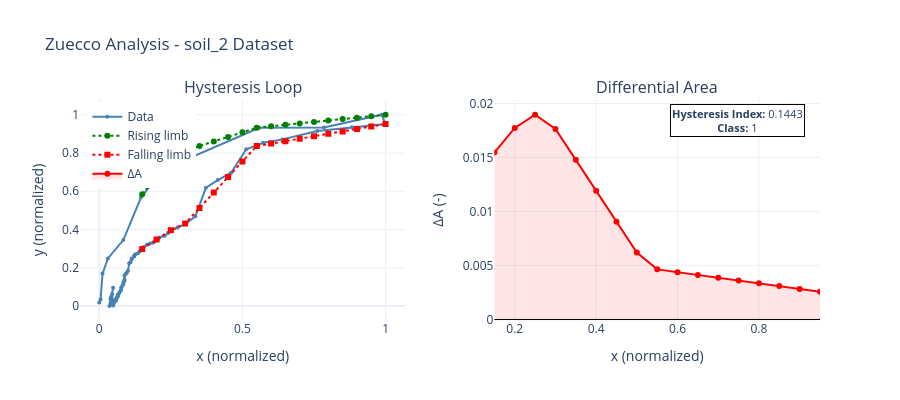

Notebook source saved alongside this figure:
### Markdown cell above
### 3.2 Zuecco Visualization

### Code cell
fig_zuecco = zuecco_plot(zuecco_df, zuecco_metrics_df)
fig_zuecco.update_layout(title="Zuecco Analysis - soil_2 Dataset")
fig_zuecco.show()

### Figure 1 — Plotly figure (JSON) as saved in the notebook; plotly's stock layout.template omitted (floating-point values rounded to 4 significant figures)
{"data": [{"line": {"color": "steelblue"}, "marker": {"color": "steelblue", "size": 4}, "mode": "lines+markers", "name": "Data", "type": "scatter", "x": [0, 0.004406, 0.01145, 0.02997, 0.08403, 0.1458, 0.2223, 0.5589, 0.7849, 0.9865, 1, 0.8824, 0.7615, 0.64, 0.573, 0.5133, 0.4606, 0.414, 0.3726, 0.3357, 0.3028, 0.2732, 0.2533, 0.2406, 0.2283, 0.2104, 0.2046, 0.1932, 0.1876, 0.1767, 0.1661, 0.1558, 0.1508, 0.1458, 0.1409, 0.1361, 0.1267, 0.1221, 0.1221, 0.1132, 0.1132, 0.1088, 0.1045, 0.1003, 0.09609, 0.092, 0.08798, 0.08798, 0.08798, 0.08403, 0.08403, 0.08015, 0.07634, 0.07634, 0.0726, 0.06892, 0.06532, 0.06532, 0.06178, 0.06178, 0.0583, 0.0583, 0.05489, 0.05155, 0.05155, 0.04828, 0.04828, 0.04828, 0.04507, 0.04507, 0.04507, 0.04507, 0.04507, 0.04828, 0.04192, 0.04192, 0.03884, 0.03884, 0.03582], "xaxis": "x", "y": [0.01883, 0.03406, 0.1694, 0.2489, 0.3447, 0.5683, 0.7131, 0.9321, 0.9338, 1, 0.9511, 0.9348, 0.9145, 0.8712, 0.8536, 0.8197, 0.697, 0.6584, 0.6189, 0.4689, 0.4311, 0.4098, 0.3959, 0.3823, 0.367, 0.3584, 0.3483, 0.3378, 0.3306, 0.3265, 0.3202, 0.3079, 0.2985, 0.292, 0.286, 0.2769, 0.2707, 0.2644, 0.259, 0.249, 0.2431, 0.2289, 0.2237, 0.1845, 0.1736, 0.1675, 0.1584, 0.1382, 0.1316, 0.1224, 0.1133, 0.1045, 0.09536, 0.08393, 0.07633, 0.06655, 0.06077, 0.05071, 0.04736, 0.04145, 0.03693, 0.02863, 0.02595, 0.02057, 0.01588, 0.01093, 0.006632, 0.002126, 0.008652, 0.01053, 0.03207, 0.02701, 0.06273, 0.09501, 0.04624, 0.04788, 0.0362, 0.0159, 0], "yaxis": "y"}, {"line": {"color": "green", "dash": "dot"}, "marker": {"color": "green", "size": 6, "symbol": "circle"}, "mode": "lines+markers", "name": "Rising limb", "type": "scatter", "x": [0.15, 0.2, 0.25, 0.3, 0.35, 0.4, 0.45, 0.5, 0.55, 0.6, 0.65, 0.7, 0.75, 0.8, 0.85, 0.9, 0.95, 1], "xaxis": "x", "y": [0.5844, 0.6809, 0.7728, 0.8126, 0.8365, 0.8604, 0.8843, 0.9082, 0.9321, 0.9396, 0.9472, 0.9547, 0.9623, 0.9698, 0.9774, 0.9849, 0.9925, 1], "yaxis": "y"}, {"line": {"color": "red", "dash": "dot"}, "marker": {"color": "red", "size": 6, "symbol": "square"}, "mode": "lines+markers", "name": "Falling limb", "type": "scatter", "x": [0.15, 0.2, 0.25, 0.3, 0.35, 0.4, 0.45, 0.5, 0.55, 0.6, 0.65, 0.7, 0.75, 0.8, 0.85, 0.9, 0.95, 1], "xaxis": "x", "y": [0.2985, 0.3483, 0.3959, 0.4311, 0.5122, 0.5933, 0.6744, 0.7555, 0.8367, 0.8494, 0.8621, 0.8748, 0.8875, 0.9002, 0.913, 0.9257, 0.9384, 0.9511], "yaxis": "y"}, {"fill": "tozeroy", "fillcolor": "rgba(255,0,0,0.1)", "line": {"color": "red"}, "marker": {"color": "red", "size": 6}, "mode": "lines+markers", "name": "ΔA", "type": "scatter", "x": [0.15, 0.2, 0.25, 0.3, 0.35, 0.4, 0.45, 0.5, 0.55, 0.6, 0.65, 0.7, 0.75, 0.8, 0.85, 0.9, 0.95], "xaxis": "x2", "y": [0.01546, 0.01774, 0.01896, 0.01764, 0.01478, 0.01192, 0.009063, 0.006202, 0.004643, 0.004384, 0.004125, 0.003867, 0.003608, 0.003349, 0.003091, 0.002832, 0.002573], "yaxis": "y2"}], "layout": {"annotations": [{"font": {"size": 16}, "showarrow": false, "text": "Hysteresis Loop", "x": 0.22, "xanchor": "center", "xref": "paper", "y": 1, "yanchor": "bottom", "yref": "paper"}, {"font": {"size": 16}, "showarrow": false, "text": "Differential Area", "x": 0.78, "xanchor": "center", "xref": "paper", "y": 1, "yanchor": "bottom", "yref": "paper"}, {"bgcolor": "rgba(255,255,255,0.8)", "bordercolor": "black", "borderwidth": 1, "font": {"size": 11}, "showarrow": false, "text": "<b>Hysteresis Index:</b> 0.1443<br><b>Class:</b> 1", "x": 0.98, "xanchor": "right", "xref": "paper", "y": 0.98, "yanchor": "top", "yref": "paper"}], "height": 400, "legend": {"x": 0.01, "xanchor": "left", "y": 0.99, "yanchor": "top"}, "shapes": [{"line": {"color": "black", "dash": "solid", "width": 1}, "type": "line", "x0": 0, "x1": 1, "xref": "x2 domain", "y0": 0, "y1": 0, "yref": "y2"}], "showlegend": true, "title": {"text": "Zuecco Analysis - soil_2 Dataset"}, "xaxis": {"anchor": "y", "domain": [0, 0.44], "title": {"text": "x (normalized)"}}, "xaxis2": {"anchor": "y2", "domain": [0.56, 1], "title": {"text": "x (normalized)"}}, "yaxis": {"anchor": "x", "domain": [0, 1], "title": {"text": "y (normalized)"}}, "yaxis2": {"anchor": "x2", "domain": [0, 1], "title": {"text": "ΔA (-)"}}}}
